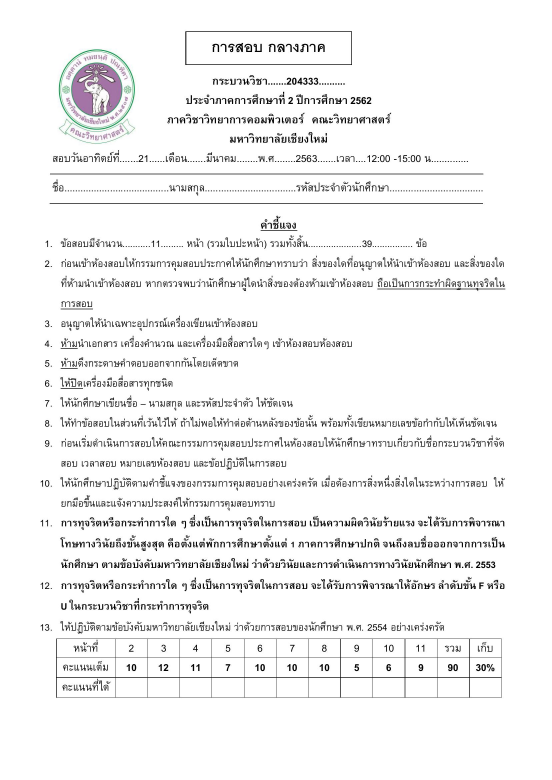
#> input picture image/midterm-score/midterm-score.jpg, 1654 x 2339 px (shown at 1/3 size)
$ jupyter execute --allow-errors image-processing.ipynb
#> lines starting #> are read from the running program, lines starting #| are printed output that depends on the picture; after the words box and inside, x2 and y2 are one past the last pixel; in counts of white or black regions, pixels touching at a corner belong together
[cell 1]
from __future__ import print_function
from __future__ import division
import cv2
import numpy as np
import pandas as pd
import matplotlib.pyplot as plt
import csv
import pytesseract
import argparse

[cell 2]
# ---image processing function
def plotimage(title,img,colormap):
    print("plot image :",title)
    plotting = plt.imshow(img, cmap=colormap)
    plt.show()

def resizeImage(img,scale):
    print("resize image")
    # resize image
    scale_ratio = scale
    height = int(img.shape[0] * scale_ratio)
    width = int(img.shape[1] * scale_ratio)
    img = cv2.resize(img, (width,height), interpolation=cv2.INTER_AREA)
    return img

def saveImage(name,image):
    path = '/Users/sutimarpengpinij/Desktop/204491_Independence/handwritten-recognize-491/output'
    cv2.imwrite(path+'/'+name, image)
    print('writing image in ',path)

def showHistogram(img):
    if img is None:
        print('Could not open or find the image')

    bgr_planes = cv2.split(img)
    histogram_size = 256
    histogram_range = (0,256)

    accumulate = False
    blue_hist = cv2.calcHist(bgr_planes, [0], None, [histogram_size], histogram_range, accumulate=accumulate)
    green_hist = cv2.calcHist(bgr_planes, [1], None, [histogram_size], histogram_range, accumulate=accumulate)
    red_hist = cv2.calcHist(bgr_planes, [2], None, [histogram_size], histogram_range, accumulate=accumulate)

    print('pass ---')

    display_w = 512
    display_h = 400
    bin_w = int(round(display_w/ histogram_size))
    histograme_image = np.zeros((display_h, display_w,3), dtype=np.uint8)

    cv2.normalize(blue_hist, blue_hist, alpha=0, beta=display_h, norm_type=cv2.NORM_MINMAX)
    cv2.normalize(green_hist, green_hist, alpha=0, beta=display_h, norm_type=cv2.NORM_MINMAX)
    cv2.normalize(red_hist, red_hist, alpha=0, beta=display_h, norm_type=cv2.NORM_MINMAX)

    for i in range(1, histogram_size):
        cv2.line(histograme_image, ( bin_w*(i-1), display_h - int(np.round(blue_hist[i-1])) ),
            ( bin_w*(i), display_h - int(np.round(blue_hist[i])) ),
            ( 255, 0, 0), thickness=2)
        cv2.line(histograme_image, ( bin_w*(i-1), display_h - int(np.round(green_hist[i-1])) ),
            ( bin_w*(i), display_h - int(np.round(green_hist[i])) ),
            ( 0, 255, 0), thickness=2)
        cv2.line(histograme_image, ( bin_w*(i-1), display_h - int(np.round(red_hist[i-1])) ),
            ( bin_w*(i), display_h - int(np.round(red_hist[i])) ),
            ( 0, 0, 255), thickness=2)

    # cv2.imshow('histograme',histograme_image)
    # cv2.waitKey(0)
    plotimage('histogram image',histograme_image,'jet')

[cell 3]
# ---import image
imgQ = cv2.imread('../image/midterm-score/midterm-score.jpg',0)
#> imgQ: shape (2339, 1654); min 0, max 255, mean 242.8
imgtest = cv2.imread('../image/hist_test.jpg')
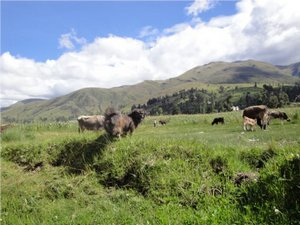
#> input picture image/hist_test.jpg, 300 x 225 px
#> imgtest is the input picture: shape (225, 300, 3); mean B, G, R 131.6, 149, 138.7
plotimage('img Q',imgQ, 'gray')
showHistogram(imgtest)
#> in showHistogram, `blue_hist = cv2.calcHist(bgr_planes, [0], None, [histogram_size], hist..`: blue_hist = 256 values, max 1991 at index 255, min 7 at index 178, mean 263.7
#> in showHistogram, `green_hist = cv2.calcHist(bgr_planes, [1], None, [histogram_size], his..`: green_hist = 256 values, max 976 at index 162, min 5 at index 3, mean 263.7
#> in showHistogram, `red_hist = cv2.calcHist(bgr_planes, [2], None, [histogram_size], histo..`: red_hist = 256 values, max 1327 at index 122, min 5 at index 2, mean 263.7
#> after the loop in showHistogram, `for i in range(1, histogram_size):`:
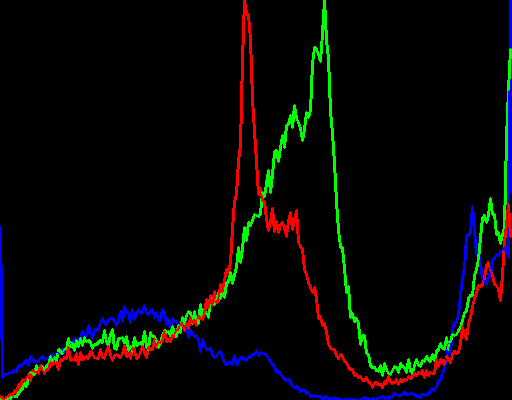
#> histograme_image: shape (400, 512, 3); mean of channels 0, 1, 2 4.8, 7.2, 6.5; drawn as B, G, R

[cell 4]
# -- warp Image
# ---faeture of query image
orb = cv2.ORB_create()
orb = cv2.ORB_create(nfeatures=1000)
kp1, des1 = orb.detectAndCompute(imgQ, None)
#> kp1 = 1000 keypoints; strongest (x, y, size): (1052, 97, 31), (1217, 2030, 31), (1054, 193, 31), (1055, 96, 31)
imgKp1 = cv2.drawKeypoints(imgQ,kp1,None)

plotimage('imgQ keypoint',imgKp1, 'gray')

[cell 5]
# ---import user forms
img = cv2.imread('../image/userForms-image/test6.JPG')
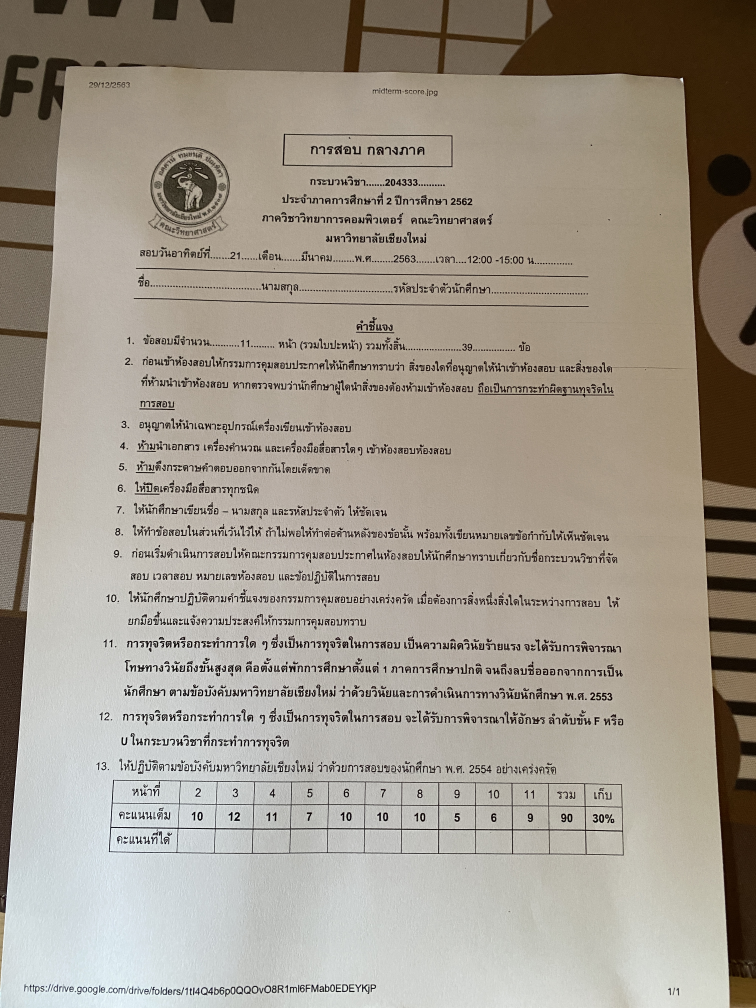
#> input picture image/userForms-image/test6.JPG, 3024 x 4032 px (shown at 1/4 size)
#> img is the input picture: shape (4032, 3024, 3); mean B, G, R 140.4, 152.3, 160.4
plotimage('img form', img, 'gray')

[cell 6]
# ---find the feature
kp2, des2 = orb.detectAndCompute(img, None)
#> kp2 = 1000 keypoints; strongest (x, y, size): (534, 3371, 31), (558, 3253, 31), (639, 3260, 31), (646, 3371, 31)

# ---Brute Force Matcher
bf = cv2.BFMatcher(cv2.NORM_HAMMING)
matches = bf.match(des2, des1)
#> matches = 1000 matches

# ---Right after matching we will sort out the best matches and store them in a list by the name good. Let’s have a look at one of these matches.
persen = 50
#> (the rest of this cell did not finish here and is left out)

#> (a cell that did not finish here is left out)

#> (a cell that did not finish here is left out)

[cell 9]
gray_img = cv2.cvtColor(img, cv2.COLOR_BGR2GRAY)
plotimage('gray image', gray_img, 'gray')


#blur
blur = cv2.GaussianBlur(gray_img,(5,5),0)
#thresholding
thresh = cv2.adaptiveThreshold(blur,255, cv2.ADAPTIVE_THRESH_GAUSSIAN_C, cv2.THRESH_BINARY_INV,35,10)
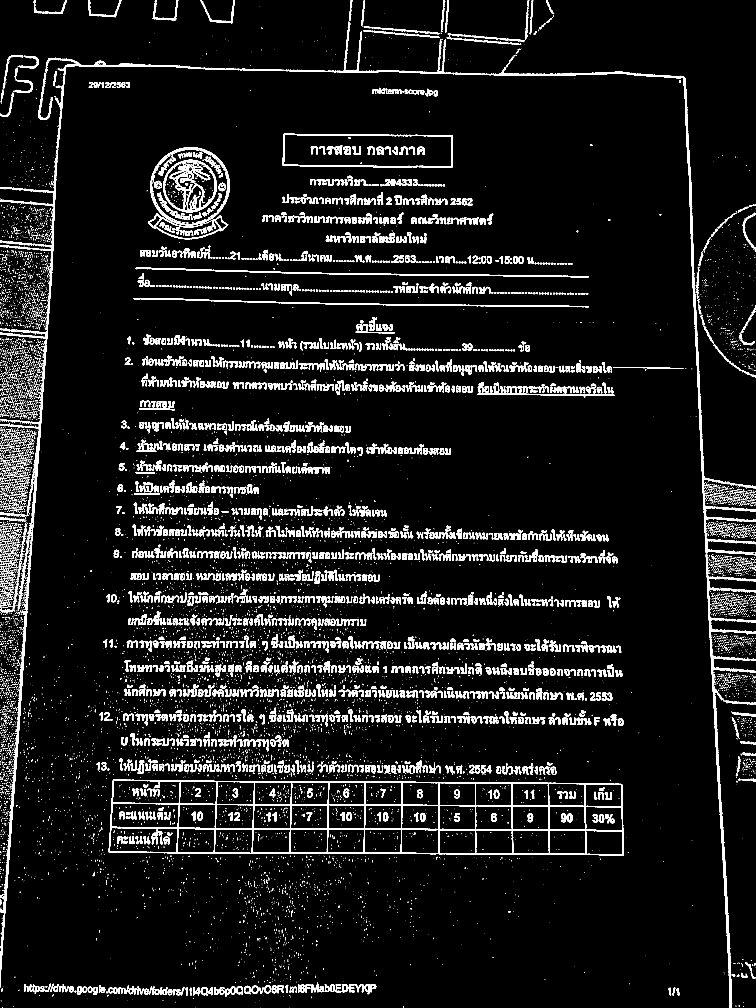
#> thresh: shape (4032, 3024) (shown at 1/4 size); 6.7% white; 12988 white regions (10512 under 20 px), largest, box (x1, y1, x2, y2) and area: (182, 86, 3024, 4032) 62864, (435, 3118, 2495, 3423) 52247, (0, 2119, 132, 3951) 14394
plotimage('threshold', thresh, 'gray')

# Length(width) of kernel as 100th of total width
kernel_len = np.array(img).shape[1]//100
#> kernel_len = 30

# Defining a vertical kernel to detect all vertical lines of image
ver_kernel = cv2.getStructuringElement(cv2.MORPH_RECT, (1, kernel_len))
#> ver_kernel = 30 values from 1 to 1

# Defining a horizontal kernel to detect all horizontal lines of image
hor_kernel = cv2.getStructuringElement(cv2.MORPH_RECT, (kernel_len, 1))

# A kernel of 2x2
kernel = cv2.getStructuringElement(cv2.MORPH_ELLIPSE, (2,2))
#> kernel = [[0, 1], [1, 1]]

#Use vertical kernel to detect and save the vertical lines in a jpg
image_1 = cv2.erode(thresh, ver_kernel, iterations=3)
#> image_1: shape (4032, 3024); 0.14% white; 102 white regions (61 under 20 px), largest, box (x1, y1, x2, y2) and area: (2740, 358, 2813, 1932) 5071, (2855, 2781, 2926, 4032) 4664, (1753, 3174, 1757, 3375) 801
vertical_lines = cv2.dilate(image_1, ver_kernel, iterations=3)
#> vertical_lines: shape (4032, 3024); 0.39% white; 53 white regions, largest, box (x1, y1, x2, y2) and area: (2740, 316, 2813, 1977) 11422, (2852, 2698, 2926, 4032) 10801, (71, 2448, 103, 2994) 3388
plotimage('image vertical line', image_1, 'gray')
saveImage('vertical_line.jpg', image_1)

#Use horizontal kernel to detect and save the horizontal lines in a jpg
image_2 = cv2.erode(thresh, hor_kernel, iterations=3)
#> image_2: shape (4032, 3024); 0.4% white; 49 white regions (19 under 20 px), largest, box (x1, y1, x2, y2) and area: (486, 3308, 2451, 3325) 8001, (480, 3407, 2453, 3421) 6388, (497, 3120, 2446, 3138) 6074
horizontal_lines = cv2.dilate(image_2, hor_kernel, iterations=3)
#> horizontal_lines: shape (4032, 3024); 0.6% white; 41 white regions, largest, box (x1, y1, x2, y2) and area: (444, 3308, 2496, 3325) 9828, (537, 1193, 2359, 1228) 8215, (546, 1072, 2358, 1108) 8158
plotimage('image horizontal line', image_2, 'gray')
saveImage('horizontal_line.jpg', image_2)

# Combine horizontal and vertical lines in a new third image, with both having same weight.
img_vh = cv2.addWeighted(vertical_lines, 0.5, horizontal_lines, 0.5, 0.0)
saveImage('vh_line.jpg', img_vh)

#Eroding and thesholding the image
img_vh = cv2.erode(~img_vh, kernel, iterations=2)
thresh, img_vh = cv2.threshold(img_vh,128,255, cv2.THRESH_BINARY | cv2.THRESH_OTSU)
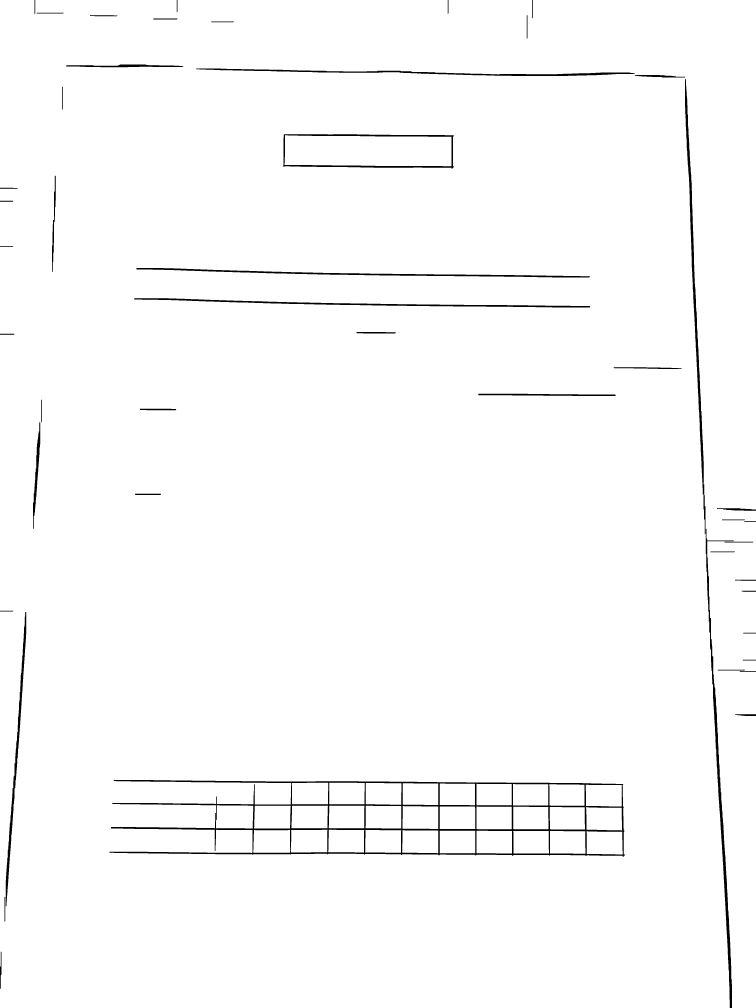
#> img_vh: shape (4032, 3024) (shown at 1/4 size); 98.5% white; 47 black regions
#> thresh = 127
plotimage('image vertival and horizontal line', img_vh, 'gray')


bitxor = cv2.bitwise_xor(gray_img,img_vh)
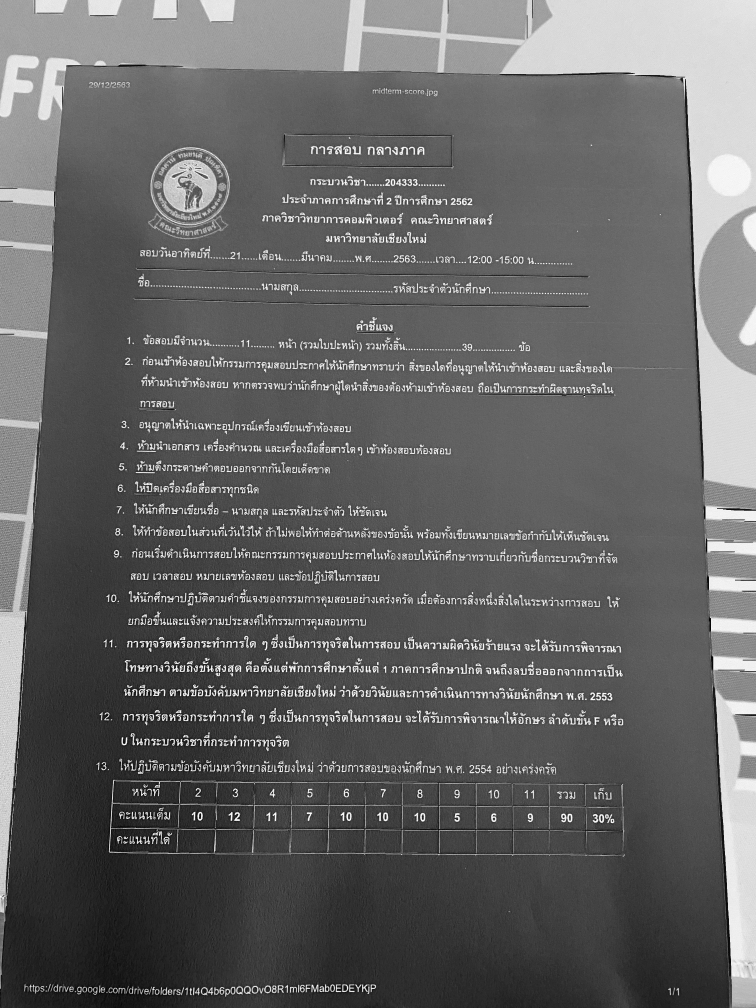
#> bitxor: shape (4032, 3024) (shown at 1/4 size); min 0, max 255, mean 100.2
bitnot = cv2.bitwise_not(bitxor)
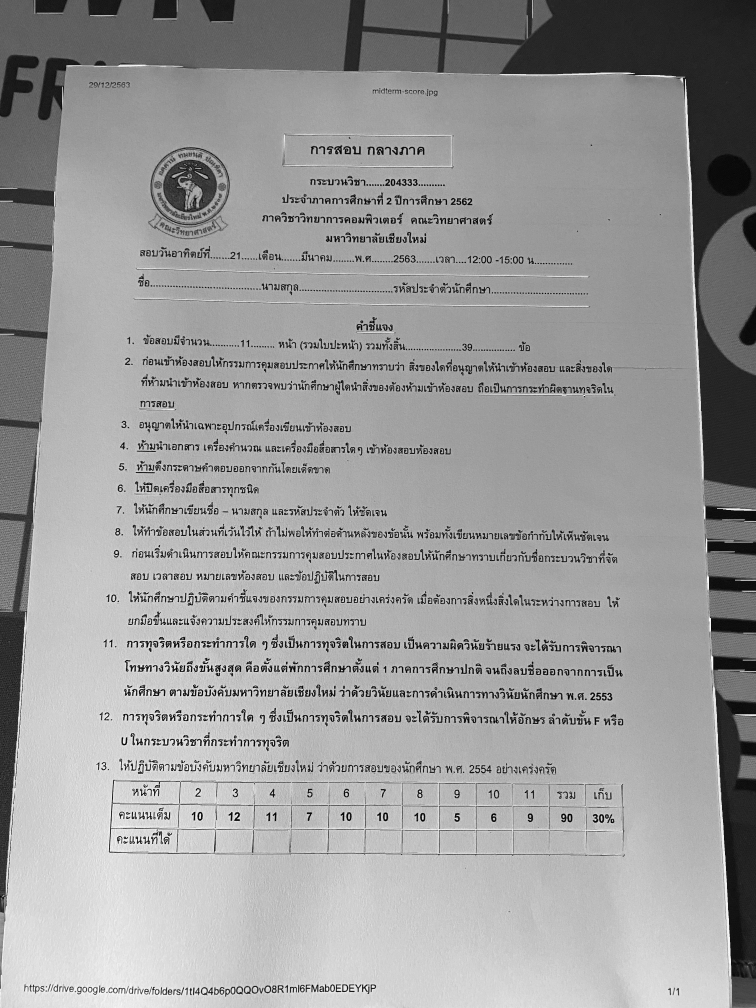
#> bitnot: shape (4032, 3024) (shown at 1/4 size); min 0, max 255, mean 154.8
plotimage('bitnor', bitnot, 'gray')

[cell 10]
# Detect contours for following box detection
contours, hierarchy = cv2.findContours(img_vh, cv2.RETR_TREE, cv2.CHAIN_APPROX_SIMPLE)
#> contours = 60 contours; largest, box (x1, y1, x2, y2) and area: (0, 0, 3024, 4032) 12159944, (437, 3119, 2501, 3429) 448528, (1132, 536, 1816, 676) 89498, (1138, 541, 1806, 665) 77654, (2739, 315, 2823, 2138) 17590

mask = np.zeros(img.shape, dtype=np.uint8)
#> mask: shape (4032, 3024, 3); every value is 0
cv2.drawContours(mask, contours, -1, (0, 255, 0), 3)
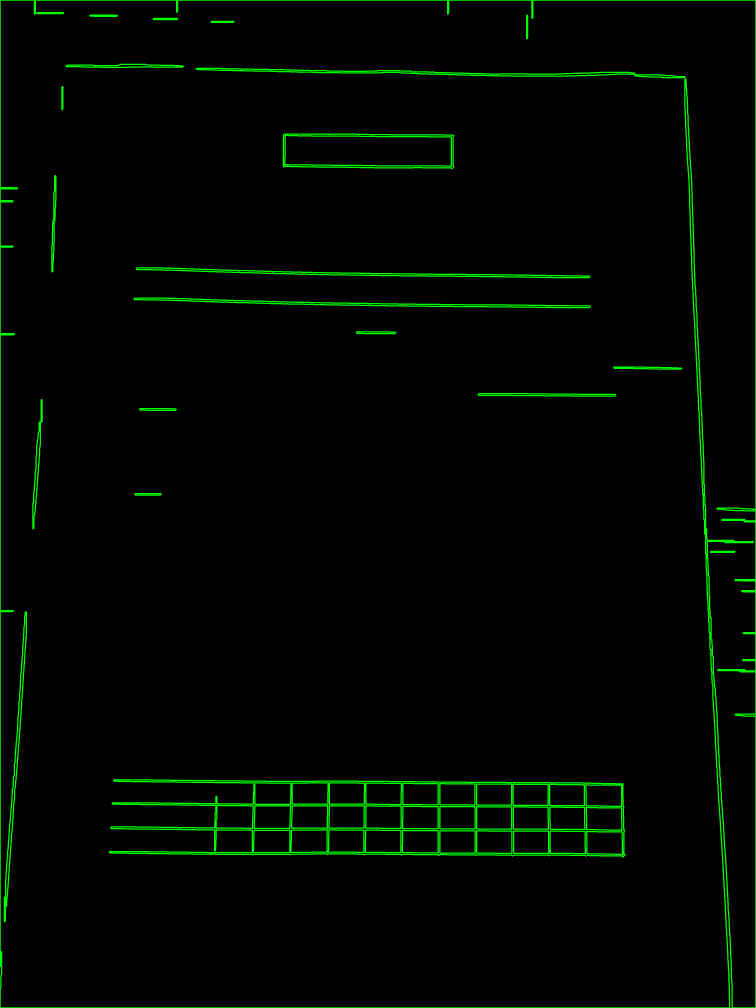
#> mask: shape (4032, 3024, 3) (shown at 1/4 size); mean B, G, R 0, 6.7, 0
plotimage('mask',mask, 'gray')

# sort contours
# initialize the reverse flag and sort index
reverse = False
i = 1
# construct the list of bounding boxes and sort them from top to
# bottom
boundingBoxes = [cv2.boundingRect(c) for c in contours]
#> boundingBoxes = 60 items, first 6: (0, 0, 3024, 4032), (17, 3587, 5, 101), (437, 3119, 2064, 310), (2346, 3325, 145, 93), (2200, 3324, 142, 91), (2053, 3324, 143, 90)
(contours, boundingBoxes) = zip(*sorted(zip(contours, boundingBoxes), key=lambda b:b[1][i], reverse=reverse))
#> boundingBoxes = 60 items, first 6: (0, 0, 3024, 4032), (146, 50, 110, 5), (2106, 60, 5, 96), (359, 60, 112, 6), (612, 73, 99, 6), (844, 85, 93, 5)

#Creating a list of heights for all detected boxes
heights = [boundingBoxes[i][3] for i in range(len(boundingBoxes))]
#> heights = 60 values, max 4032 at index 0, min 5 at index 1, mean 195.4

#Get mean of heights
mean = np.mean(heights)
#> mean = 195.4

#Create list box to store all boxes in
box = []
# Get position (x,y), width and height for every contour and show the contour on image
for i in range(len(contours)):
    x, y, w, h = cv2.boundingRect(contours[i])

    if (w<1000 and h<500):
        image = cv2.rectangle(bitnot,(x,y),(x+w,y+h),(0,255,0),2)
        box.append([x,y,w,h])

    b = img[y:y+h, x:x+w]
    title_box = 'box '+ str(i)
    plotimage(title_box, b, 'gray')
#> this loop made 60 passes
#> (x, y, w, h, title_box) on passes 1 to 12: (0, 0, 3024, 4032, 'box 0'), (146, 50, 110, 5, 'box 1'), (2106, 60, 5, 96, 'box 2'), (359, 60, 112, 6, 'box 3'), (612, 73, 99, 6, 'box 4'), (844, 85, 93, 5, 'box 5'), (263, 257, 472, 13, 'box 6'), (784, 273, 1757, 32, 'box 7'), (2538, 299, 204, 12, 'box 8'), (2739, 315, 84, 1823, 'box 9'), (247, 346, 5, 94, 'box 10'), (1132, 536, 684, 140, 'box 11')
#| plot image : box 0
#| plot image : box 1
#| plot image : box 2
#| plot image : box 3
#| plot image : box 4
#| plot image : box 5
#| plot image : box 6
#| plot image : box 7
#> (further printed lines are left out)
#> pass 2, in plotimage (call 13), `plt.show()`:
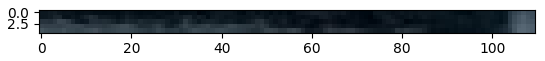
#> figure drawn by matplotlib, 1 panel
#> after the loop, box = 53 items, first 6: [146, 50, 110, 5], [2106, 60, 5, 96], [359, 60, 112, 6], [612, 73, 99, 6], [844, 85, 93, 5], [263, 257, 472, 13]


plotimage('image contours',image, 'gray')
